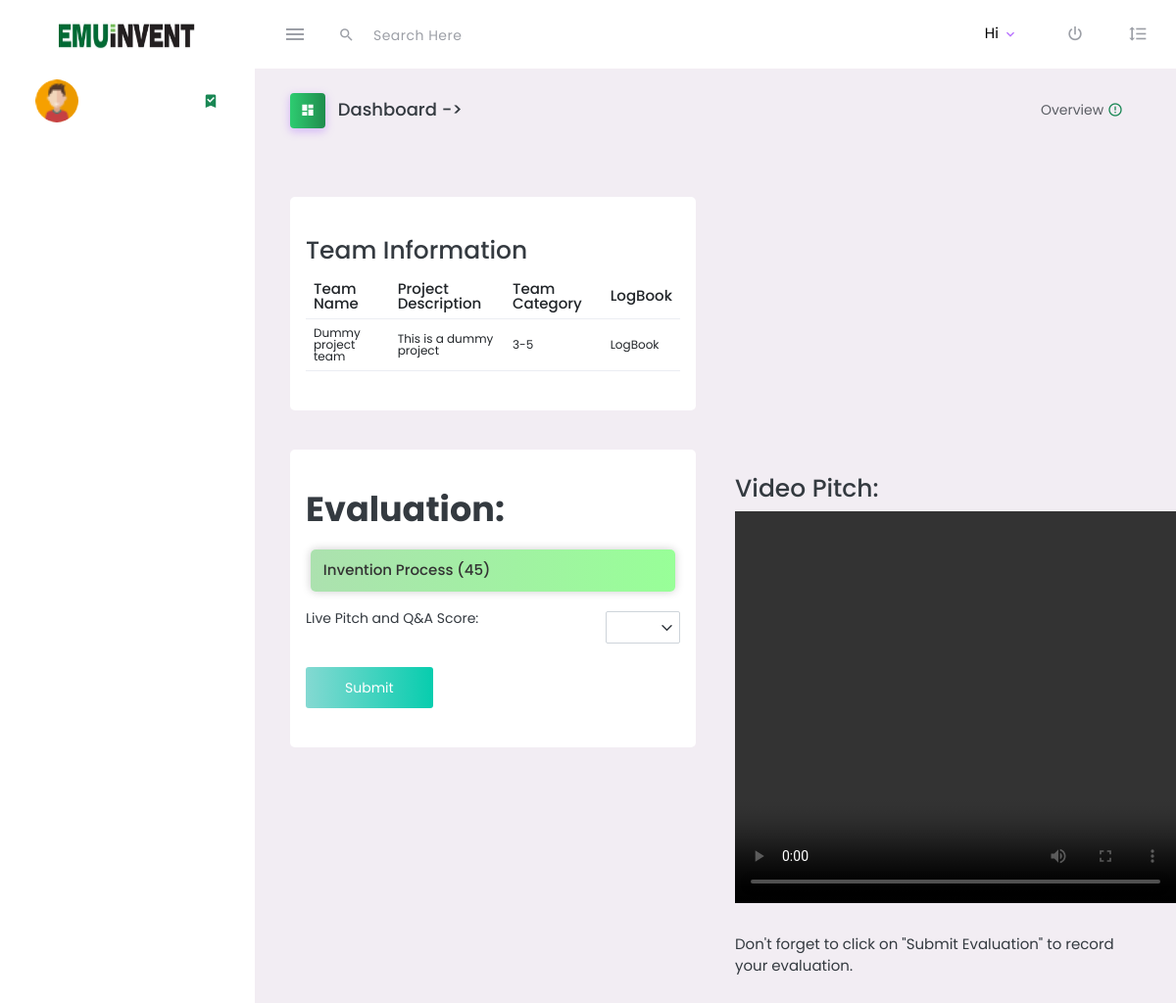
/adminpanel/superadmin/edit_team_liveqa.php?team_id=205, run on the app's committed database.
### tables this page shows
CREATE TABLE `tbl_team` (
  `id` int(10) NOT NULL,
  `project_team_name` varchar(100) DEFAULT NULL,
  `project_description` longtext DEFAULT NULL,
  `log_book` varchar(1000) DEFAULT NULL,
  `trifold` char(1) DEFAULT NULL,
  `video_pitch` varchar(1000) DEFAULT NULL,
  `power_supply` char(1) DEFAULT NULL,
  `category` varchar(1000) NOT NULL,
  `year` varchar(10) NOT NULL,
  `deleted` int(11) NOT NULL DEFAULT 0
);

### adminpanel/superadmin/edit_team_liveqa.php (the view, shortened to what this page needs)
<?php
include 'config.php';
$team_id = $_GET['team_id'];
$v_q = mysqli_query($conn, "select * from tbl_team where id = $team_id");
$v_d = mysqli_fetch_assoc($v_q);
$video_pitch = $v_d['video_pitch'];
$url = $video_pitch;
preg_match('%(?:youtube(?:-nocookie)?\.com/(?:[^/]+/.+/|(?:v|e(?:mbed)?)/|.*[?&]v=)|youtu\.be/)([^"&?/ ]{11})%i', $url, $match);
$youtube_id = $match[1];
$l_q = mysqli_query($conn,"select distinct live_qa from tbl_judge_assessment where team_id = '$team_id'");
$l_d = mysqli_fetch_assoc($l_q);
?>
<!DOCTYPE html>
<html lang="en">
<head>
    <link rel="stylesheet" href="../assets/vendors/mdi/css/materialdesignicons.min.css">
    <link rel="stylesheet" href="../assets/vendors/css/vendor.bundle.base.css">
    <link rel="stylesheet" href="./../assets/css/style2.css">
</head>
<body>
    <div class="container-scroller">
        <?php include '../dashboardheader.php'; ?>
        <div class="main-panel">
            <div class="content-wrapper updated">
                <div class="page-header">
                    <h3 class="page-title">
                        <span class="page-title-icon  text-white me-2">
                            <i class="mdi mdi-view-dashboard"></i>
                        </span> Dashboard ->
                    </h3>
                    <nav aria-label="breadcrumb">
                        <ul class="breadcrumb">
                            <li class="breadcrumb-item active" aria-current="page">
                                <span></span>Overview <i class="mdi mdi-alert-circle-outline icon-sm text-success align-middle"></i>
                            </li>
                        </ul>
                    </nav>
                </div>
                <div class="content-wrapper-inside">
                    <div class="row">
                        <div class="col-md-6 col-sm-12 grid-margin align-item-center justify-content-center">
                            <div class="card">
                                <div class="card-body">
                                    <h3>Team Information</h3>
                                    <div class="table-responsive">
                                        <table class="table team_table update_table">
                                            <thead>
                                                <tr>
                                                    <th scope="col">Team Name</th>
                                                    <th scope="col">Project Description</th>
                                                    <th scope="col">Team Category</th>
                                                    <th scope="col">LogBook</th>
                                                </tr>
                                            </thead>
                                            <tbody>
                                                <?php
                                                $q_team = mysqli_query($conn, "
                                                                         SELECT DISTINCT
                                                tt.id AS team_id,
                                                tt.project_team_name AS project_name,
                                                tt.category,
                                                tt.project_description,
                                                tu.first_name,
                                                tu.last_name,
                                                tt.video_pitch,
                                                tt.log_book
                                            FROM
                                                tbl_team tt
                                                INNER JOIN tbl_team_mentor ttm ON tt.id = ttm.team_id
                                                INNER JOIN tbl_user tu ON ttm.user_id = tu.id
                                            WHERE
                                                tt.id = $team_id
                                        ");
                                                while ($r_team = mysqli_fetch_assoc($q_team)) {
                                                ?>
                                                    <tr>
                                                        <td><?php echo $r_team['project_name']; ?></td>
                                                        <td><?php echo $r_team['project_description']; ?></td>
                                                        <td><?php echo $r_team['category']; ?></td>
                                                        <?php
                                                        if ($r_team['log_book'] != '') {
                                                        ?>
                                                            <td><a href="http://grading.emuem.org/Team/<?php echo $r_team['log_book']; ?>" target="_blank">LogBook</a></td>
                                                        <?php
                                                        } else {
                                                        ?>
                                                            <td>LogBook</td>
                                                        <?php
                                                        }
                                                        ?>
                                                    </tr>
                                                <?php
                                                }
                                                ?>
                                            </tbody>
                                        </table>
                                    </div>
                                </div>
                            </div>
                        </div>
                    </div>
                    <div class="row">
                        <div class="col-md-6 grid-margin stretch-card">
                            <div class="card" style="height: min-content;">
                                <div class="card-body">
                                    <h1> <b> Evaluation:</b></h1>
                                    <h4 class="form-heading">Invention Process (45) </h4>
                                    <form class="forms-sample" id="edit_team_liveqa">
                                        <div class="form-group">
                                        <label for="email"> Live Pitch and Q&A Score: </label>
                            <select  name="live_qa" style="margin-left: 36px">
							<?php if($l_d['live_qa'] !==''){?>
							<option value="<?php echo $l_d['live_qa']?>" selected><?php echo $l_d['live_qa']?></option>
							<?php } else {?>
							<option value="0" selected>Select Points</option>
							<?php } ?>
							<?php
								for($i=0; $i<=10;$i=$i+0.5)
								{
									echo "<option value=".$i.">".$i."</option>";
								}
								?>
                            </select>     </div>
                                        <button type="submit" name="submit" class="btn btn-gradient-success me-2">Submit</button>
                                    </form>
                                </div>
                            </div>
                        </div>
                        <div class="col-md-6 col-sm-12">
<br>
<h3>Video Pitch:</h3>
<?php if ($youtube_id == '') { ?>
    <div class="form-group">
        <video width="500" height="400" controls>
            <source src="<?php echo '../Team/' . $video_pitch ?>" type="video/mp4">
            <source src="<?php echo '../Team/' . $video_pitch ?>" type="video/ogg">
        </video>
    </div>
<?php } else { ?>
    <div class="form-group">
        <iframe src="https://www.youtube.com/embed/<?php echo $youtube_id ?>" frameborder="0" allow="accelerometer; autoplay; encrypted-media; gyroscope; picture-in-picture" allowfullscreen></iframe>
    </div>
<?php } ?>
<p>Don't forget to click on "Submit Evaluation" to record your evaluation.</p>
</div>
                    </div>
                </div>
            </div>
        </div>
    </div>
</body>
</html>

### adminpanel/superadmin/edit_team_liveqa.php (style rules this page uses)
.update_table th { font-size: 15px !important; }
.update_table td { font-size: 12px !important; }
.form-heading { background: -webkit-gradient(linear, left top, right top, from(#ACE1AF), to(#98FF98)) !important; background: linear-gradient(to right, #ACE1AF, #98FF98) !important; padding: 1.25rem; box-shadow: 0 0 10px rgba(0, 0, 0, 0.2); color: #333333; border-radius: 5px; margin: 20px 5px; font-size: 1.5rem; }
.forms-sample .form-group { display: flex; justify-content: space-between !important; }
select { display: block; width: 20%; padding: 0.375rem 1.2rem 0.375rem 0.3rem; -moz-padding-start: calc(0.75rem - 3px); font-size: .8rem; font-weight: 400; line-height: 1.5; color: black; font-family: 'Poppins', sans-serif !important; background-color: #fff; background-repeat: no-repeat; background-position: right 0.3rem center; background-size: 15px 12px; border: 1px solid #ced4da; border-radius: 2px; -webkit-transition: border-color 0.15s ease-in-out, -webkit-box-shadow 0.15s ease-in-out; transition: border-color 0.15s ease-in-out, -webkit-box-shadow 0.15s ease-in-out; transition: border-color 0.15s ease-in-out, box-shadow 0.15s ease-in-out; transition: border-color 0.15s ease-in-out, box-shadow 0.15s ease-in-out, -webkit-box-shadow 0.15s ease-in-out; -webkit-appearance: none; -moz-appearance: none; appearance: none; }
@media (max-width:1200px) { .form-heading { font-size: 15px; padding: .8rem; } }

### data on the page
tbl_team: project_team_name "Dummy project team", project_description "This is a dummy project", category "3-5", shows "LogBook"
